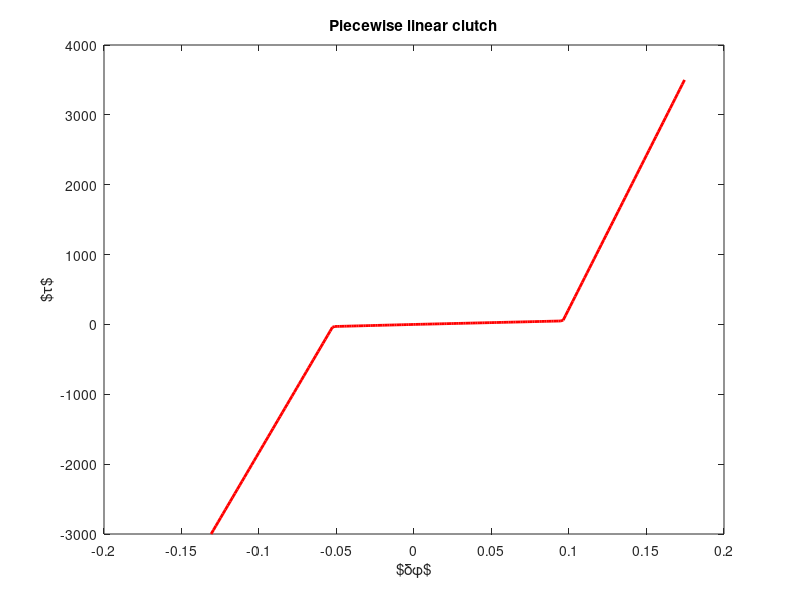

This chart was generated by the following MATLAB code:

b = [ -0.087266462599716474*1.5; -0.052359877559829883; 0.0; 0.09599310885968812; 0.17453292519943295 ];
c = [ -2000*1.5; -30; 0; 50; 3500 ];

x = linspace(b(1), b(end), 200)';

y = interp1(b, c, x);

H = plot(x, y,'r');
set(findall(H, '-property', 'linewidth'), 'linewidth', 2);
title('Piecewise linear clutch')
xlabel('$\delta\phi$')
ylabel('$\tau$')

z = [x,y]
save "-ascii" "clutch.dat" z;

#print( 'clutch.tikz', '-dtikz', '-F:10', '-r100');
